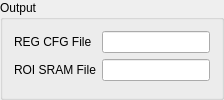
             <widget class="QGroupBox" name="Output">
              <property name="maximumSize">
               <size>
                <width>500</width>
                <height>16777215</height>
               </size>
              </property>
              <property name="title">
               <string notr="true">Output</string>
              </property>
              <layout class="QFormLayout" name="FileSaveRename_Layout_2">
               <item row="0" column="0">
                <widget class="QLabel" name="REG_CFG_File_Label">
                 <property name="font">
                  <font>
                   <family>Microsoft YaHei UI</family>
                   <pointsize>9</pointsize>
                  </font>
                 </property>
                 <property name="text">
                  <string>REG CFG File</string>
                 </property>
                </widget>
               </item>
               <item row="0" column="1">
                <widget class="QLineEdit" name="REG_CFG_File_LineEdit">
                 <property name="font">
                  <font>
                   <family>Microsoft YaHei UI</family>
                   <pointsize>9</pointsize>
                  </font>
                 </property>
                </widget>
               </item>
               <item row="1" column="0">
                <widget class="QLabel" name="ROI_SRAM_File_Label">
                 <property name="font">
                  <font>
                   <family>Microsoft YaHei UI</family>
                   <pointsize>9</pointsize>
                  </font>
                 </property>
                 <property name="text">
                  <string>ROI SRAM File</string>
                 </property>
                </widget>
               </item>
               <item row="1" column="1">
                <widget class="QLineEdit" name="ROI_SRAM_File_LineEdit">
                 <property name="font">
                  <font>
                   <family>Microsoft YaHei UI</family>
                   <pointsize>9</pointsize>
                  </font>
                 </property>
                </widget>
               </item>
              </layout>
             </widget>
